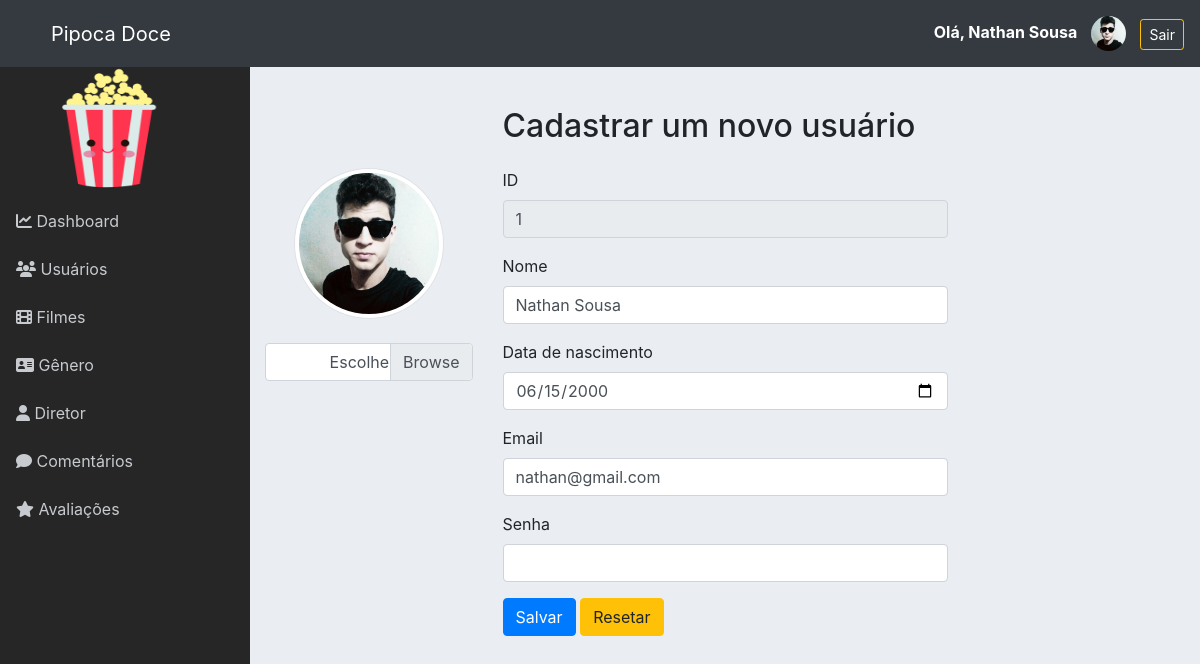
The page /admin/form_usuario.php?id=1 (signed in) on the database its author committed.
### tables this page shows
CREATE TABLE `usuario` (
  `id` int NOT NULL AUTO_INCREMENT,
  `nome` varchar(100) NOT NULL,
  `dataNascimento` date DEFAULT NULL,
  `email` varchar(45) NOT NULL,
  `senha` varchar(255) NOT NULL,
  `imagem` varchar(255) DEFAULT NULL,
  PRIMARY KEY (`id`)
);

### admin/classes/Conexao.php (called while the page is built, shortened)
<?php
class Conexao
{
	private $host;
	private $user;
	private $password;
	public function __construct() {
		$this->host = 'mysql:host=localhost;dbname=pipoca_doce';
		$this->user = 'root';
		$this->password = 'root';
	}
	public function conectar() {
		try {
			$conn = new PDO(
				$this->host,
				$this->user,
				$this->password,
				array(
					PDO::ATTR_ERRMODE => PDO::ERRMODE_EXCEPTION,
					PDO::MYSQL_ATTR_INIT_COMMAND => "SET NAMES utf8"
				)
			);
			return $conn;
		} catch (PDOException $e) {
			echo 'Erro na conexao. Erro reportado: ' . $e->getMessage();
			exit;
		}
	}
}

### admin/classes/UsuarioDAO.php (called while the page is built, shortened)
<?php
require_once 'Model.php';
class UsuarioDAO extends Model
{
	public function __construct()
	{
		$this->tabela = 'usuario';
		$this->class = 'Usuario';
	}
}

### admin/classes/Model.php (called while the page is built, shortened)
<?php
require 'Conexao.php';
class Model
{
	protected $tabela;
	protected $class;
	protected $db;
	public function __construct()
	{
		$conexao = new Conexao();
		$this->db = $conexao->conectar();
	}
    public function get($id)
    {
    	$sql = "SELECT * FROM {$this->tabela} WHERE id = {$id}";
    	$stmt = $this->db->prepare($sql);
    	$stmt->setFetchMode(PDO::FETCH_CLASS, $this->class);
    	$stmt->execute();
    	return $stmt->fetch();
    }
}

### admin/classes/Usuario.php (called while the page is built, shortened)
<?php
class Usuario
{
	private $id;
	private $nome;
	private $dataNascimento;
	private $email;
	private $imagem;
    public function getId()
    {
        return $this->id;
    }
    public function getNome()
    {
        return $this->nome;
    }
    public function getDataNascimento()
    {
        if($this->dataNascimento != '') {
            $data = explode('-', $this->dataNascimento);
            $nova_data = $data[2] .'/'.$data[1] . '/' . $data[0];
            return $nova_data;
        }
        return '';
    }
    public function getDataNascimentoBD()
    {
        return $this->dataNascimento;
    }
    public function getEmail()
    {
        return $this->email;
    }
    public function getImagem()
    {
        return $this->imagem;
    }
}

### admin/form_usuario.php (the view, shortened to what this page needs)
<?php include './layout/header.php';?>
<?php include './layout/menu.php';?>
<?php
require 'classes/Usuario.php';
require 'classes/UsuarioDAO.php';
$usuario = new Usuario();
	if(isset($_GET['id']) && $_GET['id'] != '') {
		$id = $_GET['id'];
		$usuarioDAO = new UsuarioDAO();
		$usuario = $usuarioDAO->get($id);
	}
?>
<div class="row" style="margin-top:40px">
	<div class="col-6 offset-3">
		<h2>Cadastrar um novo usuário</h2>
	</div>
</div>
	<form action="controle_usuario.php?acao=<?= ( $usuario->getId() != '' ? 'editar' : 'cadastrar' )?>" method="post" enctype="multipart/form-data">
		<div class="row">
			<div class="col-3 text-center">
				<img src="./assets/img/usuario/<?= ($usuario->getImagem() != '' && file_exists('assets/img/usuario/'.$usuario->getImagem()) ? $usuario->getImagem() : 'usuario.png') ?>" alt="" width="150" class="rounded-circle img-thumbnail" id="fotopreview">
				<br>
				<br>
				<div class="custom-file">
					<label class="custom-file-label" for="imagem">Escolher...</label>
				</div>
		</div>
		<div class="col-6">
			<div class="form-group">
				<label for="id">ID</label>
				<input type="text" class="form-control" name="id" id="id" value="<?=($usuario->getId() != '' ? $usuario->getId() : '')?>" readonly>
			</div>
			<div class="form-group">
				<label for="nome">Nome</label>
				<input type="text" class="form-control" name="nome" id="nome" required value="<?=($usuario->getNome() != '' ? $usuario->getNome() : '')?>">
			</div>
			<div class="form-group">
				<label for="dataNascimento">Data de nascimento</label>
				<input type="date" class="form-control" name="dataNascimento" id="dataNascimento" value="<?=($usuario->getDataNascimento() != '' ? $usuario->getDataNascimentoBD() : '')?>">
			</div>
			<div class="form-group">
				<label for="email">Email</label>
				<input type="email" class="form-control" name="email" id="email" required value="<?=($usuario->getEmail() != '' ? $usuario->getEmail() : '')?>">
			</div>
			<div class="form-group">
				<label for="password">Senha</label>
				<input type="password" class="form-control" name="senha" id="senha" <?= ($usuario->getId() == '' ? ' required' : '' ) ?>>
			</div>
			<div class="form-group">
				<button type="submit" class="btn btn-primary">Salvar</button>
				<button type="reset" class="btn btn-warning">Resetar</button>
			</div>
		</div>
	</form>
<?php include './layout/footer.php';?>

### admin/assets/css/estilo.css (style rules this page uses)
body { background: #f0f0f5; }
.row { margin-bottom: 15px; }
body { background-color: #eaeef3; }

### rows shown on the page
usuario: imagem (picture), id "1", nome "Nathan Sousa", dataNascimento "06/15/2000", email "nathan@gmail.com"

### other values the page prints
$_SESSION['nome'] "Nathan Sousa"
